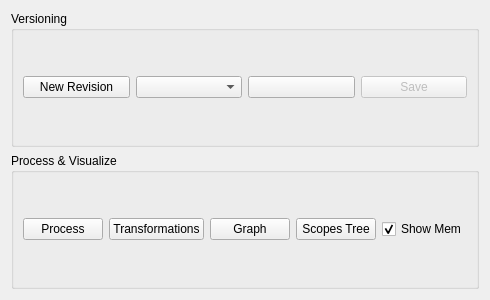
<?xml version="1.0" encoding="UTF-8"?>
<ui version="4.0">
 <class>PogadeSourceCodeEditor</class>
 <widget class="QWidget" name="PogadeSourceCodeEditor">
  <property name="geometry">
   <rect>
    <x>0</x>
    <y>0</y>
    <width>486</width>
    <height>300</height>
   </rect>
  </property>
  <property name="windowTitle">
   <string>Form</string>
  </property>
  <layout class="QVBoxLayout" name="verticalLayout_2">
   <item>
    <widget class="QGroupBox" name="groupBox">
     <property name="sizePolicy">
      <sizepolicy hsizetype="Preferred" vsizetype="Minimum">
       <horstretch>0</horstretch>
       <verstretch>0</verstretch>
      </sizepolicy>
     </property>
     <property name="title">
      <string>Versioning</string>
     </property>
     <layout class="QHBoxLayout" name="horizontalLayout_2">
      <item>
       <widget class="QPushButton" name="buttonCreateRevision">
        <property name="text">
         <string>New Revision</string>
        </property>
       </widget>
      </item>
      <item>
       <widget class="QComboBox" name="comboRevisions"/>
      </item>
      <item>
       <widget class="QPushButton" name="buttonEnableEdit">
        <property name="toolTip">
         <string>Enable Edit Source File</string>
        </property>
        <property name="text">
         <string/>
        </property>
        <property name="icon">
         <iconset resource="appicons.qrc">
          <normaloff>:/appicons/changes-prevent</normaloff>
          <normalon>:/appicons/changes-allow</normalon>:/appicons/changes-prevent</iconset>
        </property>
        <property name="checkable">
         <bool>true</bool>
        </property>
       </widget>
      </item>
      <item>
       <widget class="QPushButton" name="buttonSave">
        <property name="enabled">
         <bool>false</bool>
        </property>
        <property name="text">
         <string>Save</string>
        </property>
        <property name="icon">
         <iconset resource="appicons.qrc">
          <normaloff>:/appicons/document-save</normaloff>:/appicons/document-save</iconset>
        </property>
       </widget>
      </item>
     </layout>
    </widget>
   </item>
   <item>
    <widget class="QGroupBox" name="groupBox_2">
     <property name="sizePolicy">
      <sizepolicy hsizetype="Preferred" vsizetype="Minimum">
       <horstretch>0</horstretch>
       <verstretch>0</verstretch>
      </sizepolicy>
     </property>
     <property name="title">
      <string>Process &amp;&amp; Visualize</string>
     </property>
     <layout class="QHBoxLayout" name="horizontalLayout_3">
      <item>
       <widget class="QPushButton" name="buttonProcess">
        <property name="text">
         <string>Process</string>
        </property>
        <property name="icon">
         <iconset resource="appicons.qrc">
          <normaloff>:/appicons/apply</normaloff>:/appicons/apply</iconset>
        </property>
       </widget>
      </item>
      <item>
       <widget class="QPushButton" name="buttonTransformations">
        <property name="text">
         <string>Transformations</string>
        </property>
       </widget>
      </item>
      <item>
       <widget class="QPushButton" name="buttonViewGraph">
        <property name="text">
         <string>Graph</string>
        </property>
       </widget>
      </item>
      <item>
       <widget class="QPushButton" name="buttonTree">
        <property name="text">
         <string>Scopes Tree</string>
        </property>
       </widget>
      </item>
      <item>
       <widget class="QCheckBox" name="checkShowMemory">
        <property name="text">
         <string>Show Mem</string>
        </property>
        <property name="checked">
         <bool>true</bool>
        </property>
       </widget>
      </item>
     </layout>
    </widget>
   </item>
   <item>
    <layout class="QVBoxLayout" name="verticalLayout"/>
   </item>
  </layout>
 </widget>
 <resources>
  <include location="appicons.qrc"/>
 </resources>
 <connections>
  <connection>
   <sender>buttonCreateRevision</sender>
   <signal>clicked()</signal>
   <receiver>PogadeSourceCodeEditor</receiver>
   <slot>newRevision()</slot>
   <hints>
    <hint type="sourcelabel">
     <x>296</x>
     <y>77</y>
    </hint>
    <hint type="destinationlabel">
     <x>199</x>
     <y>149</y>
    </hint>
   </hints>
  </connection>
  <connection>
   <sender>buttonEnableEdit</sender>
   <signal>clicked(bool)</signal>
   <receiver>PogadeSourceCodeEditor</receiver>
   <slot>enableEdit(bool)</slot>
   <hints>
    <hint type="sourcelabel">
     <x>328</x>
     <y>77</y>
    </hint>
    <hint type="destinationlabel">
     <x>199</x>
     <y>149</y>
    </hint>
   </hints>
  </connection>
  <connection>
   <sender>buttonSave</sender>
   <signal>clicked()</signal>
   <receiver>PogadeSourceCodeEditor</receiver>
   <slot>saveFile()</slot>
   <hints>
    <hint type="sourcelabel">
     <x>344</x>
     <y>77</y>
    </hint>
    <hint type="destinationlabel">
     <x>199</x>
     <y>149</y>
    </hint>
   </hints>
  </connection>
  <connection>
   <sender>buttonProcess</sender>
   <signal>clicked()</signal>
   <receiver>PogadeSourceCodeEditor</receiver>
   <slot>polcaProcessCode()</slot>
   <hints>
    <hint type="sourcelabel">
     <x>349</x>
     <y>77</y>
    </hint>
    <hint type="destinationlabel">
     <x>199</x>
     <y>149</y>
    </hint>
   </hints>
  </connection>
  <connection>
   <sender>buttonViewGraph</sender>
   <signal>clicked()</signal>
   <receiver>PogadeSourceCodeEditor</receiver>
   <slot>viewGraph()</slot>
   <hints>
    <hint type="sourcelabel">
     <x>357</x>
     <y>77</y>
    </hint>
    <hint type="destinationlabel">
     <x>199</x>
     <y>149</y>
    </hint>
   </hints>
  </connection>
  <connection>
   <sender>buttonTree</sender>
   <signal>clicked()</signal>
   <receiver>PogadeSourceCodeEditor</receiver>
   <slot>viewTree()</slot>
   <hints>
    <hint type="sourcelabel">
     <x>392</x>
     <y>157</y>
    </hint>
    <hint type="destinationlabel">
     <x>242</x>
     <y>149</y>
    </hint>
   </hints>
  </connection>
  <connection>
   <sender>buttonTransformations</sender>
   <signal>clicked()</signal>
   <receiver>PogadeSourceCodeEditor</receiver>
   <slot>showTransformations()</slot>
   <hints>
    <hint type="sourcelabel">
     <x>74</x>
     <y>157</y>
    </hint>
    <hint type="destinationlabel">
     <x>242</x>
     <y>149</y>
    </hint>
   </hints>
  </connection>
  <connection>
   <sender>checkShowMemory</sender>
   <signal>stateChanged(int)</signal>
   <receiver>PogadeSourceCodeEditor</receiver>
   <slot>showMemory(int)</slot>
   <hints>
    <hint type="sourcelabel">
     <x>419</x>
     <y>157</y>
    </hint>
    <hint type="destinationlabel">
     <x>242</x>
     <y>149</y>
    </hint>
   </hints>
  </connection>
 </connections>
 <slots>
  <slot>newRevision()</slot>
  <slot>enableEdit(bool)</slot>
  <slot>saveFile()</slot>
  <slot>polcaProcessCode()</slot>
  <slot>viewGraph()</slot>
  <slot>viewTree()</slot>
  <slot>showMemory(int)</slot>
  <slot>showTransformations()</slot>
 </slots>
</ui>
